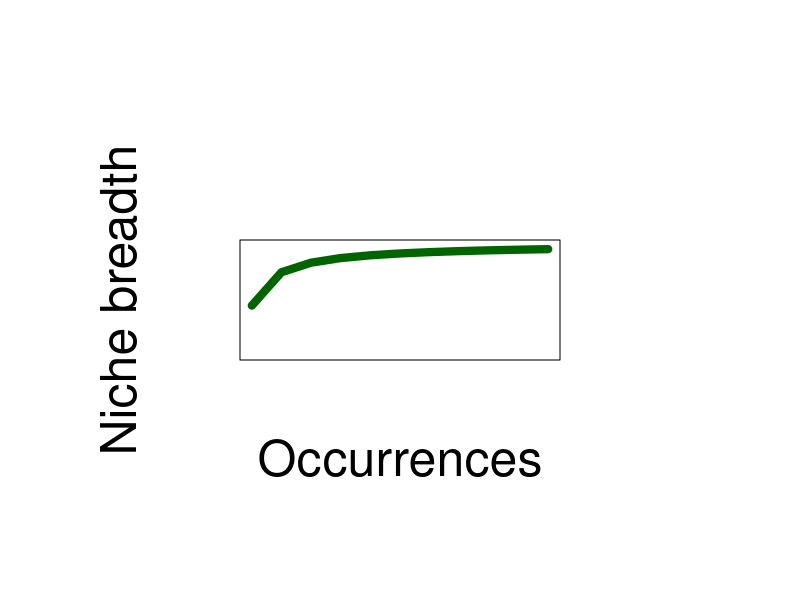
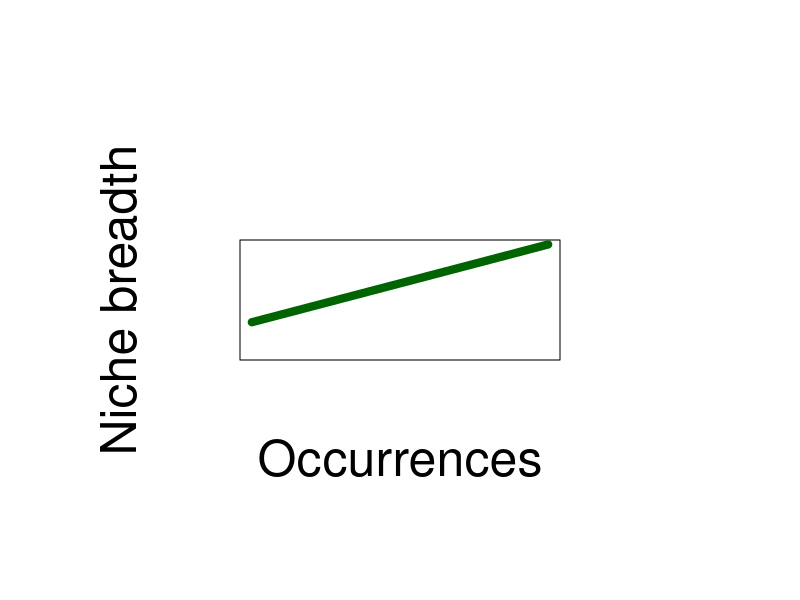
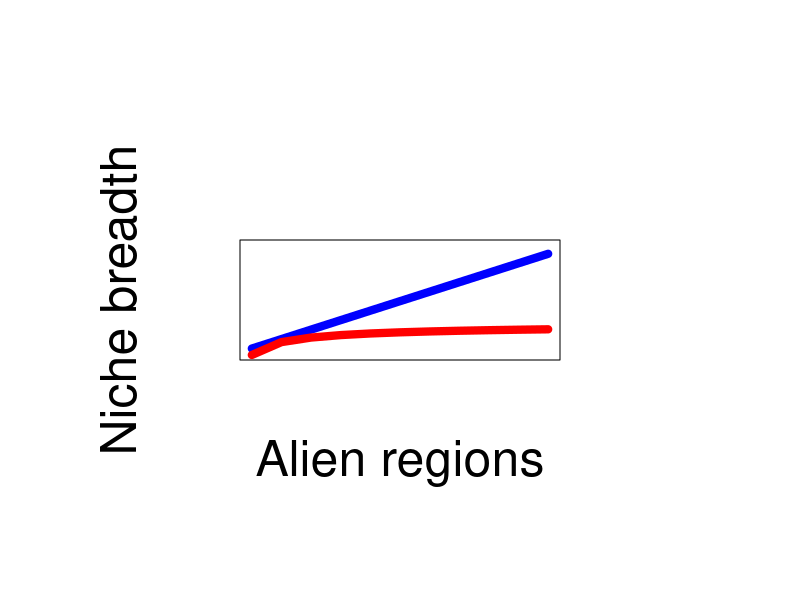
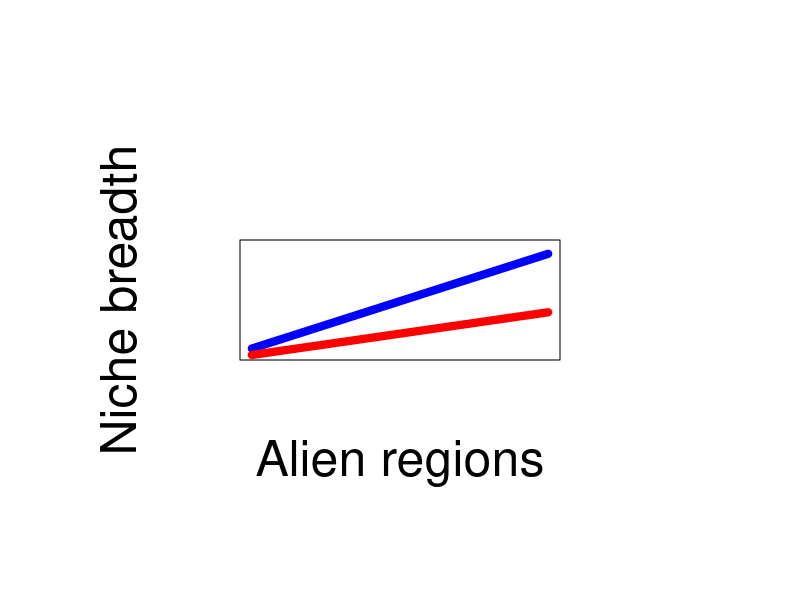

Reproduce these figures in R, in order.
#set wds
wd_fig <- '/Users/carloseduardoaribeiro/Documents/CNA/Figure/Conceptual figure/Parts'
  
options(bitmapType='cairo') #otherwise plots are not working...


#make vector of the asymptote in the native range
asym <- 0.45
for(i in 1:10){asym[i+1] <- asym[i] + 0.3/(i ^ 1.8)}

#plot native range with asymptote
setwd(wd_fig)

jpeg(file = "Nat_asymp.jpeg", width = 1000, height = 1000)

par(mar = c(12,12,12,12))

plot(c(0,100), c(0,1), type= "n", xlab = "", ylab = "",
     yaxt = "n", xaxt = 'n')

#plot line
lines(seq(0,100,10),asym,  
      type="l",ylab = NA, xlab = NA,
      ylim = c(0,6), lwd = 8,
      col = "darkgreen")

title(ylab = 'Niche breadth', cex.lab = 3,
      line = 5)
title(xlab = 'Occurrences', cex.lab = 3,
      line = 5)

dev.off()

#make vector of no asymptote in the native range
n_asym <- seq(0.3,1,0.07)

#plot native range with asymptote
setwd(wd_fig)

jpeg(file = "Nat_non_asymp.jpeg", width = 1000, height = 1000)

par(mar = c(12,12,12,12))

plot(c(0,100), c(0,1), type= "n", xlab = "", ylab = "",
     yaxt = "n", xaxt = 'n')

#plot line
lines(seq(0,100,10),n_asym,  
      type="l",ylab = NA, xlab = NA,
      ylim = c(0,6), lwd = 8,
      col = "darkgreen")

title(ylab = 'Niche breadth', cex.lab = 3,
      line = 5)
title(xlab = 'Occurrences', cex.lab = 3,
      line = 5)

dev.off()


#make vector of the bg in the alien range
bg <- seq(2.2,19,1.62)
  
#make vector of the asymptote in the alien range
asym <- 1.1
for(i in 1:10){asym[i+1] <- asym[i] + 2.2/(i ^ 1.5)}

#plot alien range with asymptote and BG
setwd(wd_fig)

jpeg(file = "Alien_asymp.jpeg", width = 1000, height = 1000)

par(mar = c(12,12,12,12))

plot(c(0,100), c(1,20), type= "n", xlab = "", ylab = "",
     yaxt = "n", xaxt = 'n')

#plot line
lines(seq(0,100,10),bg,  
      type="l",ylab = NA, xlab = NA,
      ylim = c(0,6), lwd = 8,
      col = "blue")

lines(seq(0,100,10),asym,  
      type="l",ylab = NA, xlab = NA,
      ylim = c(0,6), lwd = 8,
      col = "red")

title(ylab = 'Niche breadth', cex.lab = 3,
      line = 5)
title(xlab = 'Alien regions', cex.lab = 3,
      line = 5)

dev.off()


#make vector of the bg in the alien range
bg <- seq(2.2,19,1.62)

#make vector of the asymptote in the alien range
n_asym <- seq(1.1,9,0.73)

#plot alien range with asymptote and BG
setwd(wd_fig)

jpeg(file = "Alien_non_asymp.jpeg", width = 1000, height = 1000)

par(mar = c(12,12,12,12))

plot(c(0,100), c(1,20), type= "n", xlab = "", ylab = "",
     yaxt = "n", xaxt = 'n')

#plot line
lines(seq(0,100,10),bg,  
      type="l",ylab = NA, xlab = NA,
      ylim = c(0,6), lwd = 8,
      col = "blue")

lines(seq(0,100,10),n_asym,  
      type="l",ylab = NA, xlab = NA,
      ylim = c(0,6), lwd = 8,
      col = "red")

title(ylab = 'Niche breadth', cex.lab = 3,
      line = 5)
title(xlab = 'Alien regions', cex.lab = 3,
      line = 5)

dev.off()
